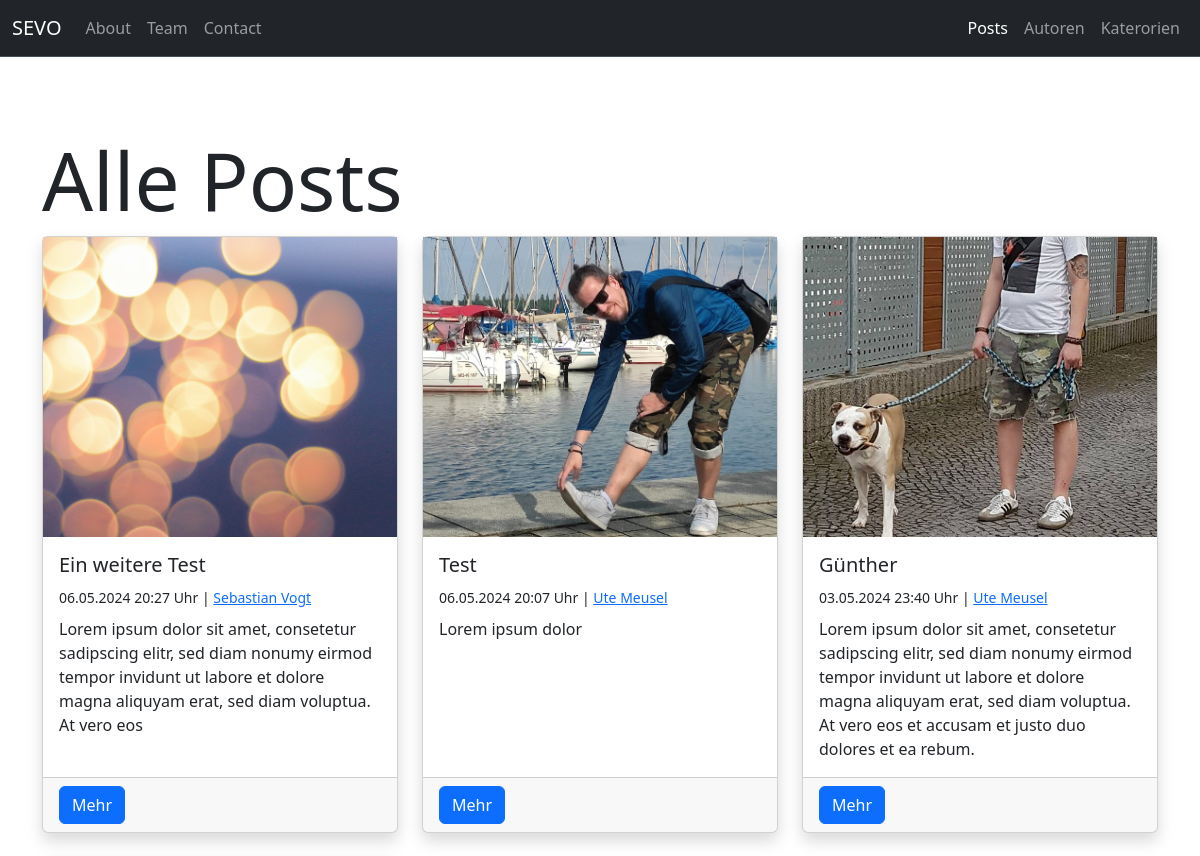
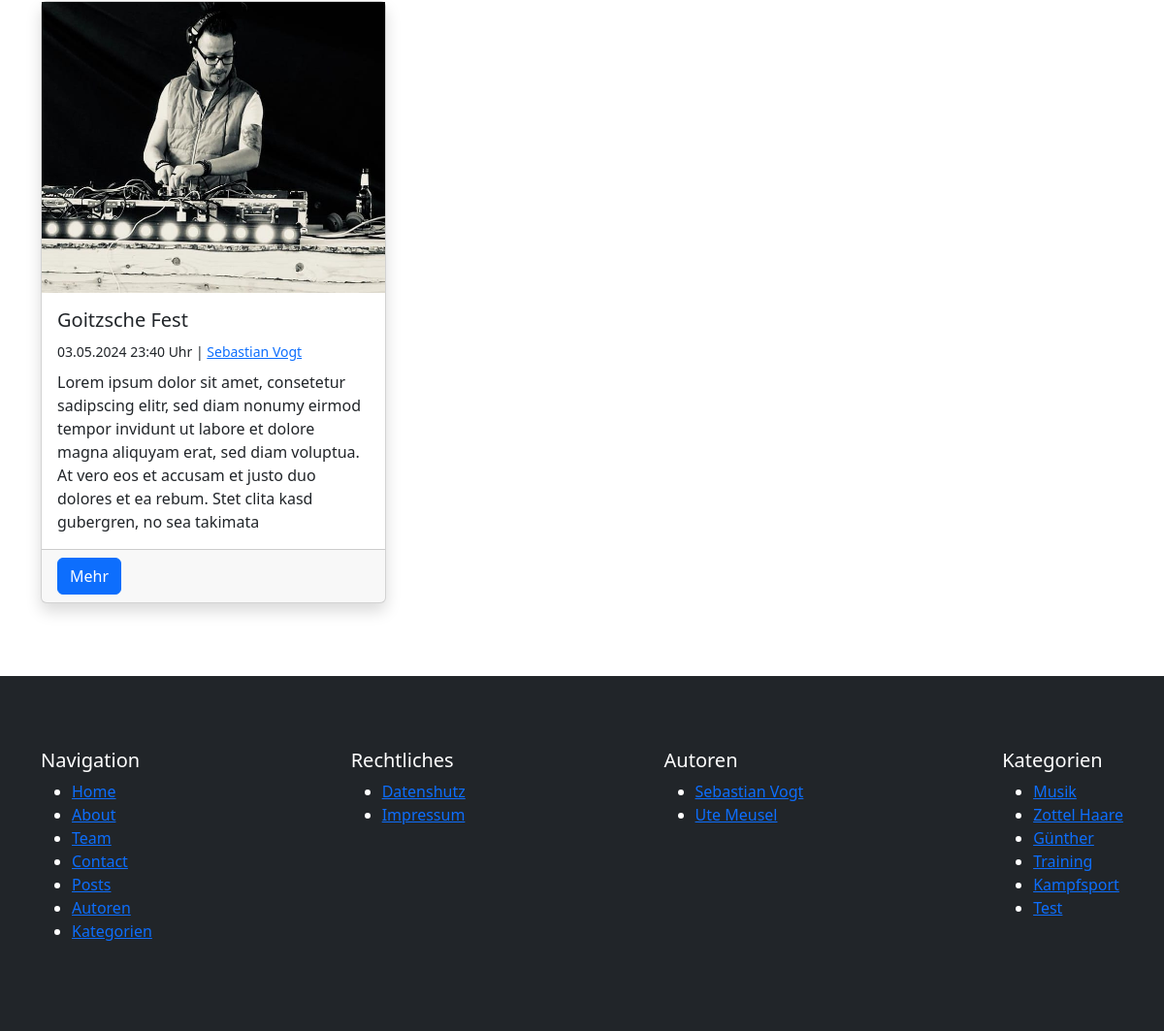
The app's page /blog/posts with its own data (2 pictures, top to bottom).
### pages/models.py (models this page shows, shortened)
class Page(models.Model):
    class Templates(models.TextChoices):
        FULL_WIDTH = "Fullwidth"
        CONTAINER = "Container"
        FULL_WIDTH_WITH_HEADER = "Fullwidth with header"
        CONTAINER_WITH_HEADER = "Container with header"
    title = models.CharField(max_length=255)
    slug = models.SlugField(unique=True, blank=True)
    index = models.IntegerField(default=1)
    content = models.TextField()
    featured_image = models.ForeignKey(Image, on_delete=models.SET_NULL, null=True, blank=True)
    published = models.BooleanField(default=True)
    is_home = models.BooleanField(default=False)
    template = models.CharField(max_length=100, choices=Templates.choices, default=Templates.CONTAINER)
    created_at = models.DateTimeField(auto_now_add=True)
    updated_at = models.DateTimeField(auto_now=True)

### blog/models.py (models this page shows, shortened)
class Post(models.Model):
    author = models.ForeignKey(Author, on_delete=models.SET_NULL, null=True)
    title = models.CharField(max_length=255)
    slug = models.SlugField(unique=True)
    categories = models.ManyToManyField(Category, blank=True)
    content = models.TextField()
    excerpt = models.TextField(max_length=255, blank=True)
    featured_image = models.ForeignKey(Image, on_delete=models.SET_NULL, blank=True, null=True)
    published = models.BooleanField(default=True)
    is_featured = models.BooleanField(default=False)
    created_at = models.DateTimeField(auto_now_add=True)
    updated_at = models.DateTimeField(auto_now=True)

class Category(models.Model):
    name = models.CharField(max_length=100, unique=True, db_index=True)
    slug = models.SlugField(unique=True, default="")
    class Meta:
        verbose_name_plural = "Categories"

### uploaded_media/models.py (models this page shows, shortened)
class Image(models.Model):
    title = models.CharField(max_length=100)
    alt_text = models.CharField(max_length=100)
    categories = models.ManyToManyField(Category, blank=True)
    image = models.ImageField(upload_to="uploaded_media/images")

### author/models.py (models this page shows, shortened)
class Author(models.Model):
    firstname = models.CharField(max_length=100)
    lastname = models.CharField(max_length=100)
    nickname = models.CharField(max_length=100, blank=True)
    email = models.EmailField(null=True)
    slug = models.SlugField(unique=True, default="")
    def get_fullname(self):
        return f"{self.firstname} {self.lastname}"

### blog/views.py (the view)
# urls.py: path("posts", views.posts, name="blog-posts"),
def posts(request):
    posts = models.Post.objects.filter(published=True).order_by("-created_at")
    return render(request, "blog/posts.html", {
        "title": "Alle Posts",
        "posts": posts
    })

### utils/context_processors.py (called while the page is built)
def menus_context(request):
    menu_main = Menu.objects.get(name="Main")
    menu_meta = Menu.objects.get(name="Meta")
    pages_main = menu_main.pages.filter(published=True).order_by("index")
    pages_meta = menu_meta.pages.filter(published=True).order_by("index")
    categories = Category.objects.all()
    authors = Author.objects.all()
    return {
        "pages_main": pages_main,
        "pages_meta": pages_meta,
        "categories": categories,
        "authors": authors
    }

### blog/templates/blog/posts.html (shortened to what this page needs)
{% extends "base.html" %}
{% block content %}
    <div class="container section-padding">
        <h1 class="display-1">{{ title|title }}</h1>
        <div class="row row-cols-1 row-cols-md-3 g-4">
            {% for post in posts %}
                <div class="col">
                    {% include "blog/partials/_posts_item.html" %}
                </div>
            {% endfor %}
        </div>
    </div>
{% endblock %}

### templates/partials/_navbar.html (shortened to what this page needs)
<nav class="navbar navbar-expand-lg bg-dark border-bottom border-body" data-bs-theme="dark">
    <div class="container-fluid">
      <a class="navbar-brand" href="{% url "homepage" %}">SEVO</a>
      <div class="collapse navbar-collapse" id="navbarNav">
        <ul class="navbar-nav me-auto">
            {% for page in pages_main %}
                {% if page.is_home == False %}
                    <li class="nav-item">
                        <a class="nav-link" href="{% url "pages-page-single-slug" slug=page.slug %}">{{ page.title|title }}</a>
                    </li>
                {% endif %}
            {% endfor %}
        </ul>
        <ul class="navbar-nav d-flex">
            <li class="nav-item">
                <a class="nav-link{% if "post" in request.path %} active{% endif %}"{% if "post" in request.path %} aria-current="page"{% endif %} href="{% url "blog-posts" %}">Posts</a>
            </li>
            <li class="nav-item">
                <a class="nav-link{% if "author" in request.path %} active{% endif %}"{% if "author" in request.path %} aria-current="page"{% endif %} href="{% url "author-index" %}">Autoren</a>
            </li>
            <li class="nav-item">
                <a class="nav-link{% if "categor" in request.path %} active{% endif %}"{% if "categor" in request.path %} aria-current="page"{% endif %} href="{% url "blog-categories" %}">Katerorien</a>
            </li>
        </ul>
      </div>
    </div>
  </nav>

### blog/templates/blog/partials/_posts_item.html (shortened to what this page needs)
<div class="card h-100 shadow">
    <a class="card__image-link w-100 d-block" href="{% url "blog-post-slug" slug=post.slug %}">
      <img class="card__image w-100" src="{{ post.featured_image.image.url }}" class="card-img-top" alt="{{ post.featured_image.image.title }}">
    </a>
    <div class="card-body">
      <h5 class="card-title">{{ post.title }}</h5>
        <div class="mb-2">
          <small>
            <time>{{ post.created_at|date:"d.m.Y H:i" }} Uhr</time> |
            <a href="{% url "author-single-slug" slug=post.author.slug %}">{{ post.author.get_fullname }}</a>
          </small>
        </div>
      <p class="card-text">{{ post.excerpt}}</p>
    </div>
    <div class="card-footer">
      <a class="btn btn-primary" href="{% url "blog-post-slug" slug=post.slug %}">Mehr</a>
    </div>
  </div>

### templates/partials/_navigation_main.html
<nav>
    <ul>
        {% for page in pages_main %}
            <li><a class="{% if page.title|lower in request.path or page.is_home and request.path == "/" %}active{% endif %}" href="{% url "pages-page-single-slug" slug=page.slug %}">{{ page.title }}</a></li>
        {% endfor %}
        <li><a href="{% url "blog-posts" %}">Posts</a></li>
        <li><a href="{% url "author-index" %}">Autoren</a></li>
        <li><a href="{% url "blog-categories" %}">Kategorien</a></li>
    </ul>
</nav>

### templates/partials/_navigation_meta.html
<nav>
    <ul>
        {% for page in pages_meta %}
            <li><a class="{% if page.title|lower in request.path or page.is_home and request.path == "/" %}active{% endif %}" href="{% url "pages-page-single-slug" slug=page.slug %}">{{ page.title }}</a></li>
        {% endfor %}
    </ul>
</nav>

### templates/partials/_navigation_authors.html
<nav>
    {% if authors %}
        <ul>
            {% for author in authors %}
                <li><a class="{% if author.name|lower in request.path %}active{% endif %}" href="{% url "author-single-slug" slug=author.slug %}">{{ author.get_fullname }}</a></li>
            {% endfor %}
        </ul>
    {% else %}
        <p>Keine Autoren vorhanden</p>
    {% endif %}
</nav>

### templates/partials/_navigation_categories.html
<nav>
    {% if categories %}
        <ul>
            {% for category in categories %}
                <li><a class="{% if category.name|lower in request.path %}active{% endif %}" href="{% url "blog-category-slug" slug=category.slug %}">{{ category.name }}</a></li>
            {% endfor %}
        </ul>
    {% else %}
        <p>Keine Kategorien vorhanden</p>
    {% endif %}
</nav>

### static/css/style.css (style rules this page uses)
.section-padding { padding-top: 75px; padding-bottom: 75px; }
.card__image-link { overflow: hidden; }
.card__image { object-fit: cover; height: 300px; transform: scale(1.2); filter: brightness(100%); transition: all .3s ease; }

### records on screen
Page: title "About"
Page: title "Team"
Page: title "Contact"
Post: featured_image.image (picture), title "Ein weitere Test", created_at "06.05.2024 20:27", author.get_fullname "Sebastian Vogt", excerpt "Lorem ipsum dolor sit amet, consetetur sadipscing elitr, sed diam nonumy eirmod tempor invidunt ut labore et dolore magna aliquyam erat, sed diam voluptua. At vero eos"
Post: featured_image.image (picture), title "Test", created_at "06.05.2024 20:07", author.get_fullname "Ute Meusel", excerpt "Lorem ipsum dolor"
Post: featured_image.image (picture), title "Günther", created_at "03.05.2024 23:40", author.get_fullname "Ute Meusel", excerpt "Lorem ipsum dolor sit amet, consetetur sadipscing elitr, sed diam nonumy eirmod tempor invidunt ut labore et dolore magna aliquyam erat, sed diam voluptua. At vero eos et accusam et justo duo dolores et ea rebum."
Post: featured_image.image (picture), title "Goitzsche Fest", created_at "03.05.2024 23:40", author.get_fullname "Sebastian Vogt", excerpt "Lorem ipsum dolor sit amet, consetetur sadipscing elitr, sed diam nonumy eirmod tempor invidunt ut labore et dolore magna aliquyam erat, sed diam voluptua. At vero eos et accusam et justo duo dolores et ea rebum. Stet clita kasd gubergren, no sea takimata"
Page: title "Home"
Page: title "Datenshutz"
Page: title "Impressum"
Author: get_fullname "Sebastian Vogt"
Author: get_fullname "Ute Meusel"
Category: name "Musik"
Category: name "Zottel Haare"
Category: name "Günther"
Category: name "Training"
Category: name "Kampfsport"
Category: name "Test"

### other values on screen
{{ title|title }} "Alle Posts"
